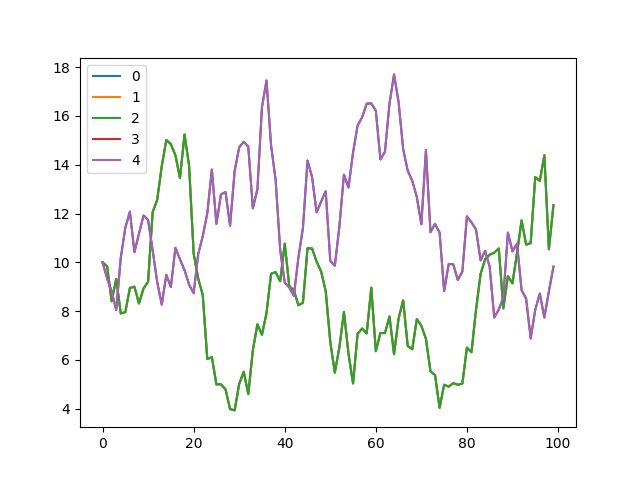

The script that saved this image:
import matplotlib
matplotlib.use('Agg')
import matplotlib.pyplot as plt

import pandas as pd
pd.read_table('toplot.dat', sep=' ', header=None).plot()
plt.savefig('plot.png')